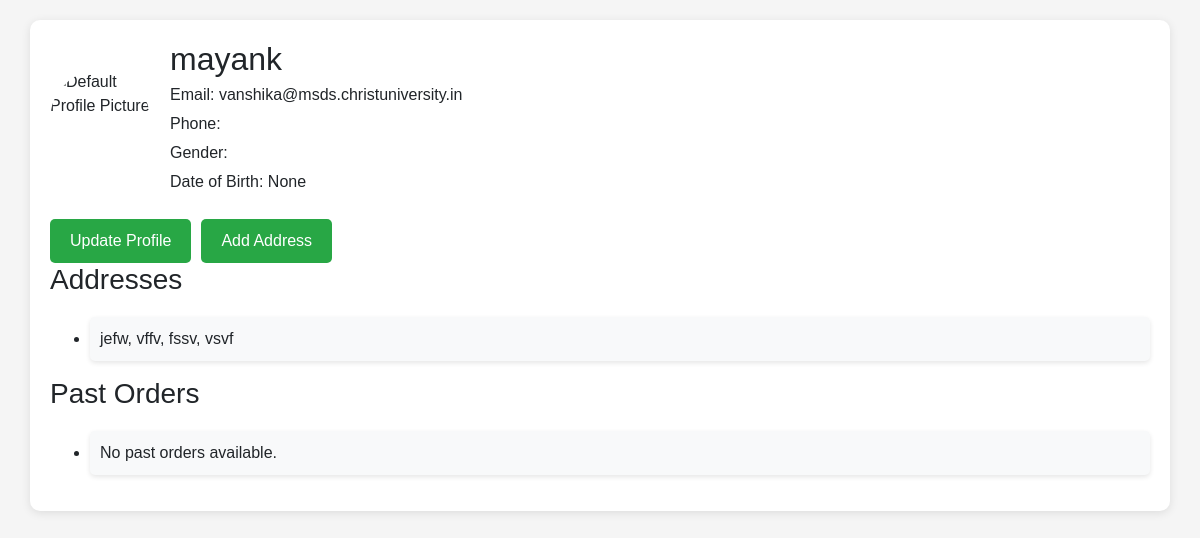
Page /user_profile/ (signed in) on the committed database.
### BF/models.py (models this page shows, shortened)
class UserProfile(models.Model):
    user = models.OneToOneField(User, on_delete=models.CASCADE, related_name='profile')
    phone_number = models.CharField(max_length=15, blank=True)
    profile_picture = models.ImageField(upload_to='profiles/', blank=True)
    gender = models.CharField(max_length=10, choices=[('Male', 'Male'), ('Female', 'Female'), ('Other', 'Other')], blank=True)
    date_of_birth = models.DateField(null=True, blank=True)
    addresses = models.ManyToManyField(Address, related_name='user_profiles', blank=True)
    favorite_products = models.ManyToManyField(Product, related_name='favorited_by_profiles', blank=True)

class Address(models.Model):
    user = models.ForeignKey(User, on_delete=models.CASCADE, related_name='addresses')
    address_line1 = models.CharField(max_length=255)
    address_line2 = models.CharField(max_length=255, blank=True)
    city = models.CharField(max_length=100)
    state = models.CharField(max_length=100)
    postal_code = models.CharField(max_length=20)
    country = models.CharField(max_length=100)

### BF/views.py (the view)
# urls.py: path('user_profile/', views.user_profile, name='user_profile'),
@login_required
def user_profile(request):
    return render(request, 'BF/user_profile.html', {'user': request.user})

### BF/templates/BF/user_profile.html (shortened to what this page needs)
{% load static %}
<!DOCTYPE html>
<html lang="en">
<head>
    <link rel="stylesheet" href="https://stackpath.bootstrapcdn.com/bootstrap/4.5.2/css/bootstrap.min.css">
</head>
<body>
    <div class="container">
        <div class="profile-header">
            {% if user.profile.profile_picture %}
                <img src="{{ user.profile.profile_picture.url }}" alt="Profile Picture" class="profile-picture">
            {% else %}
                <img src="{% static 'BF/Images/default-profile.png' %}" alt="Default Profile Picture" class="profile-picture">
            {% endif %}
            <div class="profile-info">
                <h2>{{ user.username }}</h2>
                <p>Email: {{ user.email }}</p>
                <p>Phone: {{ user.profile.phone_number }}</p>
                <p>Gender: {{ user.profile.gender }}</p>
                <p>Date of Birth: {{ user.profile.date_of_birth }}</p>
            </div>
        </div>
        <div class="btn-container">
            <button class="btn-custom" onclick="window.location.href='{% url 'update_profile' %}'">Update Profile</button>
            <button class="btn-custom" onclick="window.location.href='{% url 'add_address' %}'">Add Address</button>
        </div>
        <h3>Addresses</h3>
        <ul class="address-list">
            {% for address in user.addresses.all %}
                <li>{{ address.address_line1 }}, {{ address.city }}, {{ address.state }}, {{ address.country }}</li>
            {% empty %}
                <li>No addresses available.</li>
            {% endfor %}
        </ul>
        <h3>Past Orders</h3>
        <ul class="order-list">
            {% for order in user.past_orders.all %}
                <li>Order of {{ order.product.name }} on {{ order.order_date }} - Quantity: {{ order.quantity }} - Total: {{ order.total_price }}</li>
            {% empty %}
                <li>No past orders available.</li>
            {% endfor %}
        </ul>
    </div>
</body>
</html>

### BF/templates/BF/user_profile.html (style rules this page uses)
body { font-family: Arial, sans-serif; background: #f5f5f5; margin: 0; padding: 20px; }
.container { background: white; padding: 20px; border-radius: 10px; box-shadow: 0 2px 10px rgba(0,0,0,0.1); }
.profile-header { display: flex; align-items: center; margin-bottom: 20px; }
.profile-picture { width: 100px; height: 100px; border-radius: 50%; margin-right: 20px; object-fit: cover; }
.profile-info h2 { margin: 0; }
.profile-info p { margin: 5px 0; }
.btn-container { display: flex; gap: 10px; margin-top: 20px; }
.btn-custom { background-color: #28a745; color: #fff; border: none; padding: 10px 20px; border-radius: 5px; cursor: pointer; }
.address-list, .order-list { margin-top: 20px; }
.address-list li, .order-list li { background: #f8f9fa; padding: 10px; margin-bottom: 10px; border-radius: 5px; box-shadow: 0 2px 5px rgba(0,0,0,0.1); }

### rows in the picture
Address: address_line1 "jefw", city "vffv", state "fssv", country "vsvf"

### other values in the picture
{{ user.username }} "mayank"
{{ user.email }} "vanshika@msds.christuniversity.in"
{{ user.profile.date_of_birth }} "None"
